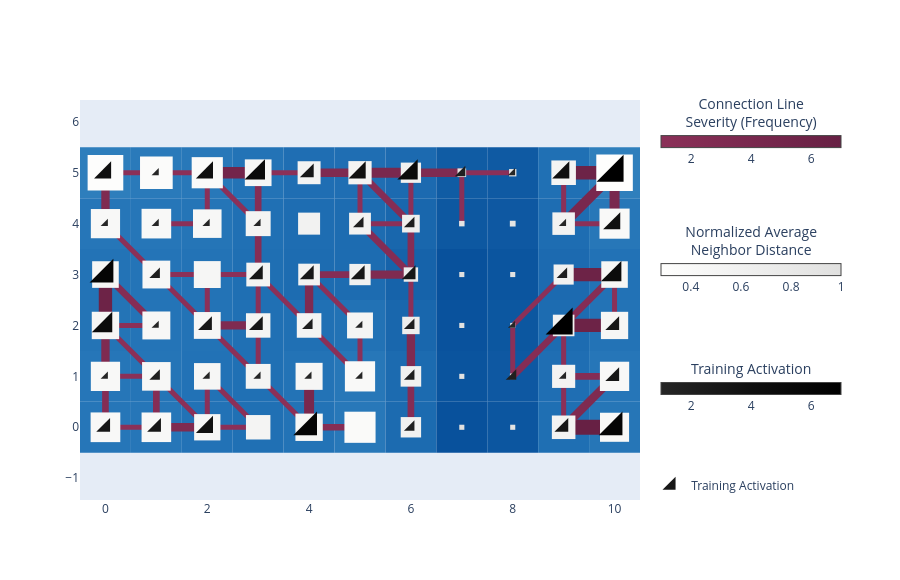

The code cell stored with this chart in its notebook:
### Code cell
basin.pond(base_style="iceflock") \
    .rhizome_layer() \
    .pad_layer() \
    .petal_layer() \
    .visualize();

### Figure 1 — Plotly figure (JSON) as saved in the notebook; plotly's stock layout.template omitted (floating-point values rounded to 4 significant figures)
{"data": [{"hoverinfo": "none", "marker": {"cmax": 7, "cmin": 1, "color": [1], "colorbar": {"len": 200, "lenmode": "pixels", "orientation": "h", "thickness": 12, "title": {"side": "top", "text": "Connection Line<br>Severity (Frequency)"}, "x": 1.02, "xanchor": "left", "y": 0.92, "yanchor": "middle"}, "colorscale": [[0, "rgb(139, 48, 88)"], [1, "rgb(103, 32, 68)"]], "showscale": true}, "mode": "markers", "showlegend": false, "type": "scatter", "x": [null], "y": [null]}, {"hoverinfo": "none", "marker": {"cmax": 1, "cmin": 0.2818, "color": [0.2818], "colorbar": {"len": 200, "lenmode": "pixels", "orientation": "h", "thickness": 12, "title": {"side": "top", "text": "Normalized Average<br>Neighbor Distance"}, "x": 1.02, "xanchor": "left", "y": 0.6, "yanchor": "middle"}, "colorscale": [[0, "rgb(254, 254, 253)"], [1, "rgb(224, 224, 223)"]], "showscale": true}, "mode": "markers", "showlegend": false, "type": "scatter", "x": [null], "y": [null]}, {"legendgroup": "petal", "marker": {"cmax": 7, "cmin": 1, "color": [3, 3, 4, 6, 2, 3, 6, 1, 2, 1, 1, 1, 1, 2, 2, 1, 3, 5, 1, 3, 3, 2, 1, 2, 1, 7, 3, 6, 2, 3, 3, 3, 3, 2, 5, 1, 1, 1, 1, 2, 2, 1, 4, 4, 1, 4, 5, 3, 4, 5, 2, 1, 4, 7], "colorbar": {"len": 200, "lenmode": "pixels", "orientation": "h", "thickness": 12, "title": {"side": "top", "text": "Training Activation"}, "x": 1.02, "xanchor": "left", "y": 0.28, "yanchor": "middle"}, "colorscale": [[0, "rgb(38, 38, 38)"], [0.5, "rgb(16, 16, 16)"], [1, "rgb(0, 0, 0)"]], "line": {"color": [3, 3, 4, 6, 2, 3, 6, 1, 2, 1, 1, 1, 1, 2, 2, 1, 3, 5, 1, 3, 3, 2, 1, 2, 1, 7, 3, 6, 2, 3, 3, 3, 3, 2, 5, 1, 1, 1, 1, 2, 2, 1, 4, 4, 1, 4, 5, 3, 4, 5, 2, 1, 4, 7], "colorscale": [[0, "rgb(38, 38, 38)"], [0.5, "rgb(16, 16, 16)"], [1, "rgb(0, 0, 0)"]], "width": 0}, "opacity": 1, "showscale": true, "size": [15.33, 15.33, 19.0, 26.33, 11.67, 15.33, 26.33, 8.0, 11.67, 8.0, 8.0, 8.0, 8.0, 11.67, 11.67, 8.0, 15.33, 22.67, 8.0, 15.33, 15.33, 11.67, 8.0, 11.67, 8.0, 30.0, 15.33, 26.33, 11.67, 15.33, 15.33, 15.33, 15.33, 11.67, 22.67, 8.0, 8.0, 8.0, 8.0, 11.67, 11.67, 8.0, 19.0, 19.0, 8.0, 19.0, 22.67, 15.33, 19.0, 22.67, 11.67, 8.0, 19.0, 30.0], "symbol": "triangle-se"}, "mode": "markers", "name": "Training Activation", "type": "scatter", "x": [0, 1, 2, 4, 6, 9, 10, 0, 1, 2, 3, 4, 5, 6, 8, 9, 10, 0, 1, 2, 3, 4, 5, 6, 8, 9, 10, 0, 1, 3, 4, 5, 6, 9, 10, 0, 1, 2, 3, 5, 6, 9, 10, 0, 1, 2, 3, 4, 5, 6, 7, 8, 9, 10], "y": [0, 0, 0, 0, 0, 0, 0, 1, 1, 1, 1, 1, 1, 1, 1, 1, 1, 2, 2, 2, 2, 2, 2, 2, 2, 2, 2, 3, 3, 3, 3, 3, 3, 3, 3, 4, 4, 4, 4, 4, 4, 4, 4, 5, 5, 5, 5, 5, 5, 5, 5, 5, 5, 5]}], "layout": {"autosize": true, "height": 580, "legend": {"x": 1.02, "xanchor": "left", "y": 0, "yanchor": "bottom"}, "margin": {"r": 260}, "shapes": [{"fillcolor": "rgb(38, 118, 184)", "layer": "between", "line": {"width": 0}, "type": "rect", "x0": -0.5, "x1": 0.5, "xref": "x", "y0": -0.5, "y1": 0.5, "yref": "y"}, {"fillcolor": "rgb(38, 118, 184)", "layer": "between", "line": {"width": 0}, "type": "rect", "x0": 0.5, "x1": 1.5, "xref": "x", "y0": -0.5, "y1": 0.5, "yref": "y"}, {"fillcolor": "rgb(34, 114, 182)", "layer": "between", "line": {"width": 0}, "type": "rect", "x0": 1.5, "x1": 2.5, "xref": "x", "y0": -0.5, "y1": 0.5, "yref": "y"}, {"fillcolor": "rgb(32, 112, 180)", "layer": "between", "line": {"width": 0}, "type": "rect", "x0": 2.5, "x1": 3.5, "xref": "x", "y0": -0.5, "y1": 0.5, "yref": "y"}, {"fillcolor": "rgb(35, 115, 182)", "layer": "between", "line": {"width": 0}, "type": "rect", "x0": 3.5, "x1": 4.5, "xref": "x", "y0": -0.5, "y1": 0.5, "yref": "y"}, {"fillcolor": "rgb(40, 120, 185)", "layer": "between", "line": {"width": 0}, "type": "rect", "x0": 4.5, "x1": 5.5, "xref": "x", "y0": -0.5, "y1": 0.5, "yref": "y"}, {"fillcolor": "rgb(28, 107, 176)", "layer": "between", "line": {"width": 0}, "type": "rect", "x0": 5.5, "x1": 6.5, "xref": "x", "y0": -0.5, "y1": 0.5, "yref": "y"}, {"fillcolor": "rgb(8, 81, 156)", "layer": "between", "line": {"width": 0}, "type": "rect", "x0": 6.5, "x1": 7.5, "xref": "x", "y0": -0.5, "y1": 0.5, "yref": "y"}, {"fillcolor": "rgb(12, 86, 160)", "layer": "between", "line": {"width": 0}, "type": "rect", "x0": 7.5, "x1": 8.5, "xref": "x", "y0": -0.5, "y1": 0.5, "yref": "y"}, {"fillcolor": "rgb(31, 111, 179)", "layer": "between", "line": {"width": 0}, "type": "rect", "x0": 8.5, "x1": 9.5, "xref": "x", "y0": -0.5, "y1": 0.5, "yref": "y"}, {"fillcolor": "rgb(38, 118, 183)", "layer": "between", "line": {"width": 0}, "type": "rect", "x0": 9.5, "x1": 10.5, "xref": "x", "y0": -0.5, "y1": 0.5, "yref": "y"}, {"fillcolor": "rgb(38, 118, 184)", "layer": "between", "line": {"width": 0}, "type": "rect", "x0": -0.5, "x1": 0.5, "xref": "x", "y0": 0.5, "y1": 1.5, "yref": "y"}, {"fillcolor": "rgb(37, 117, 183)", "layer": "between", "line": {"width": 0}, "type": "rect", "x0": 0.5, "x1": 1.5, "xref": "x", "y0": 0.5, "y1": 1.5, "yref": "y"}, {"fillcolor": "rgb(34, 114, 182)", "layer": "between", "line": {"width": 0}, "type": "rect", "x0": 1.5, "x1": 2.5, "xref": "x", "y0": 0.5, "y1": 1.5, "yref": "y"}, {"fillcolor": "rgb(32, 112, 180)", "layer": "between", "line": {"width": 0}, "type": "rect", "x0": 2.5, "x1": 3.5, "xref": "x", "y0": 0.5, "y1": 1.5, "yref": "y"}, {"fillcolor": "rgb(35, 115, 182)", "layer": "between", "line": {"width": 0}, "type": "rect", "x0": 3.5, "x1": 4.5, "xref": "x", "y0": 0.5, "y1": 1.5, "yref": "y"}, {"fillcolor": "rgb(39, 119, 184)", "layer": "between", "line": {"width": 0}, "type": "rect", "x0": 4.5, "x1": 5.5, "xref": "x", "y0": 0.5, "y1": 1.5, "yref": "y"}, {"fillcolor": "rgb(28, 107, 176)", "layer": "between", "line": {"width": 0}, "type": "rect", "x0": 5.5, "x1": 6.5, "xref": "x", "y0": 0.5, "y1": 1.5, "yref": "y"}, {"fillcolor": "rgb(10, 84, 158)", "layer": "between", "line": {"width": 0}, "type": "rect", "x0": 6.5, "x1": 7.5, "xref": "x", "y0": 0.5, "y1": 1.5, "yref": "y"}, {"fillcolor": "rgb(14, 88, 162)", "layer": "between", "line": {"width": 0}, "type": "rect", "x0": 7.5, "x1": 8.5, "xref": "x", "y0": 0.5, "y1": 1.5, "yref": "y"}, {"fillcolor": "rgb(31, 110, 179)", "layer": "between", "line": {"width": 0}, "type": "rect", "x0": 8.5, "x1": 9.5, "xref": "x", "y0": 0.5, "y1": 1.5, "yref": "y"}, {"fillcolor": "rgb(38, 118, 184)", "layer": "between", "line": {"width": 0}, "type": "rect", "x0": 9.5, "x1": 10.5, "xref": "x", "y0": 0.5, "y1": 1.5, "yref": "y"}, {"fillcolor": "rgb(36, 116, 182)", "layer": "between", "line": {"width": 0}, "type": "rect", "x0": -0.5, "x1": 0.5, "xref": "x", "y0": 1.5, "y1": 2.5, "yref": "y"}, {"fillcolor": "rgb(36, 116, 183)", "layer": "between", "line": {"width": 0}, "type": "rect", "x0": 0.5, "x1": 1.5, "xref": "x", "y0": 1.5, "y1": 2.5, "yref": "y"}, {"fillcolor": "rgb(35, 115, 182)", "layer": "between", "line": {"width": 0}, "type": "rect", "x0": 1.5, "x1": 2.5, "xref": "x", "y0": 1.5, "y1": 2.5, "yref": "y"}, {"fillcolor": "rgb(32, 112, 180)", "layer": "between", "line": {"width": 0}, "type": "rect", "x0": 2.5, "x1": 3.5, "xref": "x", "y0": 1.5, "y1": 2.5, "yref": "y"}, {"fillcolor": "rgb(32, 112, 180)", "layer": "between", "line": {"width": 0}, "type": "rect", "x0": 3.5, "x1": 4.5, "xref": "x", "y0": 1.5, "y1": 2.5, "yref": "y"}, {"fillcolor": "rgb(34, 114, 181)", "layer": "between", "line": {"width": 0}, "type": "rect", "x0": 4.5, "x1": 5.5, "xref": "x", "y0": 1.5, "y1": 2.5, "yref": "y"}, {"fillcolor": "rgb(25, 103, 173)", "layer": "between", "line": {"width": 0}, "type": "rect", "x0": 5.5, "x1": 6.5, "xref": "x", "y0": 1.5, "y1": 2.5, "yref": "y"}, {"fillcolor": "rgb(9, 82, 157)", "layer": "between", "line": {"width": 0}, "type": "rect", "x0": 6.5, "x1": 7.5, "xref": "x", "y0": 1.5, "y1": 2.5, "yref": "y"}, {"fillcolor": "rgb(12, 87, 160)", "layer": "between", "line": {"width": 0}, "type": "rect", "x0": 7.5, "x1": 8.5, "xref": "x", "y0": 1.5, "y1": 2.5, "yref": "y"}, {"fillcolor": "rgb(29, 108, 177)", "layer": "between", "line": {"width": 0}, "type": "rect", "x0": 8.5, "x1": 9.5, "xref": "x", "y0": 1.5, "y1": 2.5, "yref": "y"}, {"fillcolor": "rgb(35, 115, 182)", "layer": "between", "line": {"width": 0}, "type": "rect", "x0": 9.5, "x1": 10.5, "xref": "x", "y0": 1.5, "y1": 2.5, "yref": "y"}, {"fillcolor": "rgb(35, 115, 182)", "layer": "between", "line": {"width": 0}, "type": "rect", "x0": -0.5, "x1": 0.5, "xref": "x", "y0": 2.5, "y1": 3.5, "yref": "y"}, {"fillcolor": "rgb(36, 116, 183)", "layer": "between", "line": {"width": 0}, "type": "rect", "x0": 0.5, "x1": 1.5, "xref": "x", "y0": 2.5, "y1": 3.5, "yref": "y"}, {"fillcolor": "rgb(35, 115, 182)", "layer": "between", "line": {"width": 0}, "type": "rect", "x0": 1.5, "x1": 2.5, "xref": "x", "y0": 2.5, "y1": 3.5, "yref": "y"}, {"fillcolor": "rgb(31, 111, 179)", "layer": "between", "line": {"width": 0}, "type": "rect", "x0": 2.5, "x1": 3.5, "xref": "x", "y0": 2.5, "y1": 3.5, "yref": "y"}, {"fillcolor": "rgb(29, 108, 177)", "layer": "between", "line": {"width": 0}, "type": "rect", "x0": 3.5, "x1": 4.5, "xref": "x", "y0": 2.5, "y1": 3.5, "yref": "y"}, {"fillcolor": "rgb(29, 108, 177)", "layer": "between", "line": {"width": 0}, "type": "rect", "x0": 4.5, "x1": 5.5, "xref": "x", "y0": 2.5, "y1": 3.5, "yref": "y"}, {"fillcolor": "rgb(22, 99, 170)", "layer": "between", "line": {"width": 0}, "type": "rect", "x0": 5.5, "x1": 6.5, "xref": "x", "y0": 2.5, "y1": 3.5, "yref": "y"}, {"fillcolor": "rgb(8, 81, 156)", "layer": "between", "line": {"width": 0}, "type": "rect", "x0": 6.5, "x1": 7.5, "xref": "x", "y0": 2.5, "y1": 3.5, "yref": "y"}, {"fillcolor": "rgb(11, 85, 159)", "layer": "between", "line": {"width": 0}, "type": "rect", "x0": 7.5, "x1": 8.5, "xref": "x", "y0": 2.5, "y1": 3.5, "yref": "y"}, {"fillcolor": "rgb(28, 106, 176)", "layer": "between", "line": {"width": 0}, "type": "rect", "x0": 8.5, "x1": 9.5, "xref": "x", "y0": 2.5, "y1": 3.5, "yref": "y"}, {"fillcolor": "rgb(34, 114, 182)", "layer": "between", "line": {"width": 0}, "type": "rect", "x0": 9.5, "x1": 10.5, "xref": "x", "y0": 2.5, "y1": 3.5, "yref": "y"}, {"fillcolor": "rgb(38, 118, 184)", "layer": "between", "line": {"width": 0}, "type": "rect", "x0": -0.5, "x1": 0.5, "xref": "x", "y0": 3.5, "y1": 4.5, "yref": "y"}, {"fillcolor": "rgb(38, 118, 184)", "layer": "between", "line": {"width": 0}, "type": "rect", "x0": 0.5, "x1": 1.5, "xref": "x", "y0": 3.5, "y1": 4.5, "yref": "y"}, {"fillcolor": "rgb(37, 117, 183)", "layer": "between", "line": {"width": 0}, "type": "rect", "x0": 1.5, "x1": 2.5, "xref": "x", "y0": 3.5, "y1": 4.5, "yref": "y"}, {"fillcolor": "rgb(32, 112, 180)", "layer": "between", "line": {"width": 0}, "type": "rect", "x0": 2.5, "x1": 3.5, "xref": "x", "y0": 3.5, "y1": 4.5, "yref": "y"}, {"fillcolor": "rgb(30, 109, 178)", "layer": "between", "line": {"width": 0}, "type": "rect", "x0": 3.5, "x1": 4.5, "xref": "x", "y0": 3.5, "y1": 4.5, "yref": "y"}, {"fillcolor": "rgb(29, 108, 177)", "layer": "between", "line": {"width": 0}, "type": "rect", "x0": 4.5, "x1": 5.5, "xref": "x", "y0": 3.5, "y1": 4.5, "yref": "y"}, {"fillcolor": "rgb(25, 103, 173)", "layer": "between", "line": {"width": 0}, "type": "rect", "x0": 5.5, "x1": 6.5, "xref": "x", "y0": 3.5, "y1": 4.5, "yref": "y"}, {"fillcolor": "rgb(13, 88, 161)", "layer": "between", "line": {"width": 0}, "type": "rect", "x0": 6.5, "x1": 7.5, "xref": "x", "y0": 3.5, "y1": 4.5, "yref": "y"}, {"fillcolor": "rgb(14, 88, 162)", "layer": "between", "line": {"width": 0}, "type": "rect", "x0": 7.5, "x1": 8.5, "xref": "x", "y0": 3.5, "y1": 4.5, "yref": "y"}, {"fillcolor": "rgb(30, 109, 178)", "layer": "between", "line": {"width": 0}, "type": "rect", "x0": 8.5, "x1": 9.5, "xref": "x", "y0": 3.5, "y1": 4.5, "yref": "y"}, {"fillcolor": "rgb(39, 119, 184)", "layer": "between", "line": {"width": 0}, "type": "rect", "x0": 9.5, "x1": 10.5, "xref": "x", "y0": 3.5, "y1": 4.5, "yref": "y"}, {"fillcolor": "rgb(46, 126, 188)", "layer": "between", "line": {"width": 0}, "type": "rect", "x0": -0.5, "x1": 0.5, "xref": "x", "y0": 4.5, "y1": 5.5, "yref": "y"}, {"fillcolor": "rgb(42, 122, 186)", "layer": "between", "line": {"width": 0}, "type": "rect", "x0": 0.5, "x1": 1.5, "xref": "x", "y0": 4.5, "y1": 5.5, "yref": "y"}, {"fillcolor": "rgb(40, 120, 185)", "layer": "between", "line": {"width": 0}, "type": "rect", "x0": 1.5, "x1": 2.5, "xref": "x", "y0": 4.5, "y1": 5.5, "yref": "y"}, {"fillcolor": "rgb(35, 115, 182)", "layer": "between", "line": {"width": 0}, "type": "rect", "x0": 2.5, "x1": 3.5, "xref": "x", "y0": 4.5, "y1": 5.5, "yref": "y"}, {"fillcolor": "rgb(31, 110, 179)", "layer": "between", "line": {"width": 0}, "type": "rect", "x0": 3.5, "x1": 4.5, "xref": "x", "y0": 4.5, "y1": 5.5, "yref": "y"}, {"fillcolor": "rgb(31, 110, 179)", "layer": "between", "line": {"width": 0}, "type": "rect", "x0": 4.5, "x1": 5.5, "xref": "x", "y0": 4.5, "y1": 5.5, "yref": "y"}, {"fillcolor": "rgb(28, 106, 176)", "layer": "between", "line": {"width": 0}, "type": "rect", "x0": 5.5, "x1": 6.5, "xref": "x", "y0": 4.5, "y1": 5.5, "yref": "y"}, {"fillcolor": "rgb(16, 92, 164)", "layer": "between", "line": {"width": 0}, "type": "rect", "x0": 6.5, "x1": 7.5, "xref": "x", "y0": 4.5, "y1": 5.5, "yref": "y"}, {"fillcolor": "rgb(15, 90, 163)", "layer": "between", "line": {"width": 0}, "type": "rect", "x0": 7.5, "x1": 8.5, "xref": "x", "y0": 4.5, "y1": 5.5, "yref": "y"}, {"fillcolor": "rgb(32, 112, 180)", "layer": "between", "line": {"width": 0}, "type": "rect", "x0": 8.5, "x1": 9.5, "xref": "x", "y0": 4.5, "y1": 5.5, "yref": "y"}, {"fillcolor": "rgb(47, 127, 188)", "layer": "between", "line": {"width": 0}, "type": "rect", "x0": 9.5, "x1": 10.5, "xref": "x", "y0": 4.5, "y1": 5.5, "yref": "y"}, {"layer": "between", "line": {"color": "rgb(139, 48, 88)", "width": 5}, "type": "line", "x0": 0, "x1": 1, "y0": 0, "y1": 0}, {"layer": "between", "line": {"color": "rgb(133, 45, 85)", "width": 6.667}, "type": "line", "x0": 0, "x1": 0, "y0": 0, "y1": 1}, {"layer": "between", "line": {"color": "rgb(127, 43, 81)", "width": 8.333}, "type": "line", "x0": 1, "x1": 2, "y0": 0, "y1": 0}, {"layer": "between", "line": {"color": "rgb(133, 45, 85)", "width": 6.667}, "type": "line", "x0": 1, "x1": 1, "y0": 0, "y1": 1}, {"layer": "between", "line": {"color": "rgb(139, 48, 88)", "width": 5}, "type": "line", "x0": 2, "x1": 3, "y0": 0, "y1": 0}, {"layer": "between", "line": {"color": "rgb(139, 48, 88)", "width": 5}, "type": "line", "x0": 2, "x1": 1, "y0": 0, "y1": 1}, {"layer": "between", "line": {"color": "rgb(139, 48, 88)", "width": 5}, "type": "line", "x0": 2, "x1": 2, "y0": 0, "y1": 1}, {"layer": "between", "line": {"color": "rgb(139, 48, 88)", "width": 5}, "type": "line", "x0": 3, "x1": 2, "y0": 0, "y1": 1}, {"layer": "between", "line": {"color": "rgb(133, 45, 85)", "width": 6.667}, "type": "line", "x0": 4, "x1": 5, "y0": 0, "y1": 0}, {"layer": "between", "line": {"color": "rgb(139, 48, 88)", "width": 5}, "type": "line", "x0": 4, "x1": 3, "y0": 0, "y1": 1}, {"layer": "between", "line": {"color": "rgb(121, 40, 78)", "width": 10}, "type": "line", "x0": 4, "x1": 4, "y0": 0, "y1": 1}, {"layer": "between", "line": {"color": "rgb(133, 45, 85)", "width": 6.667}, "type": "line", "x0": 6, "x1": 6, "y0": 0, "y1": 1}, {"layer": "between", "line": {"color": "rgb(103, 32, 68)", "width": 15}, "type": "line", "x0": 9, "x1": 10, "y0": 0, "y1": 0}, {"layer": "between", "line": {"color": "rgb(139, 48, 88)", "width": 5}, "type": "line", "x0": 9, "x1": 9, "y0": 0, "y1": 1}, {"layer": "between", "line": {"color": "rgb(127, 43, 81)", "width": 8.333}, "type": "line", "x0": 9, "x1": 10, "y0": 0, "y1": 1}, {"layer": "between", "line": {"color": "rgb(139, 48, 88)", "width": 5}, "type": "line", "x0": 0, "x1": 1, "y0": 1, "y1": 1}, {"layer": "between", "line": {"color": "rgb(127, 43, 81)", "width": 8.333}, "type": "line", "x0": 0, "x1": 0, "y0": 1, "y1": 2}, {"layer": "between", "line": {"color": "rgb(139, 48, 88)", "width": 5}, "type": "line", "x0": 1, "x1": 0, "y0": 1, "y1": 2}, {"layer": "between", "line": {"color": "rgb(139, 48, 88)", "width": 5}, "type": "line", "x0": 3, "x1": 2, "y0": 1, "y1": 2}, {"layer": "between", "line": {"color": "rgb(139, 48, 88)", "width": 5}, "type": "line", "x0": 3, "x1": 3, "y0": 1, "y1": 2}, {"layer": "between", "line": {"color": "rgb(139, 48, 88)", "width": 5}, "type": "line", "x0": 5, "x1": 4, "y0": 1, "y1": 2}, {"layer": "between", "line": {"color": "rgb(139, 48, 88)", "width": 5}, "type": "line", "x0": 5, "x1": 5, "y0": 1, "y1": 2}, {"layer": "between", "line": {"color": "rgb(127, 43, 81)", "width": 8.333}, "type": "line", "x0": 6, "x1": 6, "y0": 1, "y1": 2}, {"layer": "between", "line": {"color": "rgb(139, 48, 88)", "width": 5}, "type": "line", "x0": 8, "x1": 8, "y0": 1, "y1": 2}, {"layer": "between", "line": {"color": "rgb(133, 45, 85)", "width": 6.667}, "type": "line", "x0": 8, "x1": 9, "y0": 1, "y1": 2}, {"layer": "between", "line": {"color": "rgb(133, 45, 85)", "width": 6.667}, "type": "line", "x0": 9, "x1": 10, "y0": 1, "y1": 1}, {"layer": "between", "line": {"color": "rgb(139, 48, 88)", "width": 5}, "type": "line", "x0": 9, "x1": 9, "y0": 1, "y1": 2}, {"layer": "between", "line": {"color": "rgb(139, 48, 88)", "width": 5}, "type": "line", "x0": 0, "x1": 1, "y0": 2, "y1": 2}, {"layer": "between", "line": {"color": "rgb(109, 35, 71)", "width": 13.33}, "type": "line", "x0": 0, "x1": 0, "y0": 2, "y1": 3}, {"layer": "between", "line": {"color": "rgb(133, 45, 85)", "width": 6.667}, "type": "line", "x0": 1, "x1": 0, "y0": 2, "y1": 3}, {"layer": "between", "line": {"color": "rgb(127, 43, 81)", "width": 8.333}, "type": "line", "x0": 2, "x1": 3, "y0": 2, "y1": 2}, {"layer": "between", "line": {"color": "rgb(139, 48, 88)", "width": 5}, "type": "line", "x0": 2, "x1": 1, "y0": 2, "y1": 3}, {"layer": "between", "line": {"color": "rgb(139, 48, 88)", "width": 5}, "type": "line", "x0": 2, "x1": 2, "y0": 2, "y1": 3}, {"layer": "between", "line": {"color": "rgb(139, 48, 88)", "width": 5}, "type": "line", "x0": 3, "x1": 3, "y0": 2, "y1": 3}, {"layer": "between", "line": {"color": "rgb(139, 48, 88)", "width": 5}, "type": "line", "x0": 4, "x1": 3, "y0": 2, "y1": 3}, {"layer": "between", "line": {"color": "rgb(127, 43, 81)", "width": 8.333}, "type": "line", "x0": 4, "x1": 4, "y0": 2, "y1": 3}, {"layer": "between", "line": {"color": "rgb(139, 48, 88)", "width": 5}, "type": "line", "x0": 5, "x1": 4, "y0": 2, "y1": 3}, {"layer": "between", "line": {"color": "rgb(139, 48, 88)", "width": 5}, "type": "line", "x0": 6, "x1": 6, "y0": 2, "y1": 3}, {"layer": "between", "line": {"color": "rgb(139, 48, 88)", "width": 5}, "type": "line", "x0": 8, "x1": 9, "y0": 2, "y1": 3}, {"layer": "between", "line": {"color": "rgb(109, 35, 71)", "width": 13.33}, "type": "line", "x0": 9, "x1": 10, "y0": 2, "y1": 2}, {"layer": "between", "line": {"color": "rgb(133, 45, 85)", "width": 6.667}, "type": "line", "x0": 9, "x1": 10, "y0": 2, "y1": 3}, {"layer": "between", "line": {"color": "rgb(139, 48, 88)", "width": 5}, "type": "line", "x0": 10, "x1": 10, "y0": 2, "y1": 3}, {"layer": "between", "line": {"color": "rgb(139, 48, 88)", "width": 5}, "type": "line", "x0": 1, "x1": 2, "y0": 3, "y1": 3}, {"layer": "between", "line": {"color": "rgb(139, 48, 88)", "width": 5}, "type": "line", "x0": 1, "x1": 0, "y0": 3, "y1": 4}, {"layer": "between", "line": {"color": "rgb(139, 48, 88)", "width": 5}, "type": "line", "x0": 2, "x1": 3, "y0": 3, "y1": 3}, {"layer": "between", "line": {"color": "rgb(133, 45, 85)", "width": 6.667}, "type": "line", "x0": 3, "x1": 3, "y0": 3, "y1": 4}, {"layer": "between", "line": {"color": "rgb(133, 45, 85)", "width": 6.667}, "type": "line", "x0": 4, "x1": 5, "y0": 3, "y1": 3}, {"layer": "between", "line": {"color": "rgb(127, 43, 81)", "width": 8.333}, "type": "line", "x0": 5, "x1": 6, "y0": 3, "y1": 3}, {"layer": "between", "line": {"color": "rgb(133, 45, 85)", "width": 6.667}, "type": "line", "x0": 6, "x1": 5, "y0": 3, "y1": 4}, {"layer": "between", "line": {"color": "rgb(133, 45, 85)", "width": 6.667}, "type": "line", "x0": 6, "x1": 6, "y0": 3, "y1": 4}, {"layer": "between", "line": {"color": "rgb(109, 35, 71)", "width": 13.33}, "type": "line", "x0": 9, "x1": 10, "y0": 3, "y1": 3}, {"layer": "between", "line": {"color": "rgb(127, 43, 81)", "width": 8.333}, "type": "line", "x0": 0, "x1": 0, "y0": 4, "y1": 5}, {"layer": "between", "line": {"color": "rgb(139, 48, 88)", "width": 5}, "type": "line", "x0": 1, "x1": 2, "y0": 4, "y1": 4}, {"layer": "between", "line": {"color": "rgb(139, 48, 88)", "width": 5}, "type": "line", "x0": 2, "x1": 2, "y0": 4, "y1": 5}, {"layer": "between", "line": {"color": "rgb(139, 48, 88)", "width": 5}, "type": "line", "x0": 3, "x1": 2, "y0": 4, "y1": 5}, {"layer": "between", "line": {"color": "rgb(133, 45, 85)", "width": 6.667}, "type": "line", "x0": 3, "x1": 3, "y0": 4, "y1": 5}, {"layer": "between", "line": {"color": "rgb(139, 48, 88)", "width": 5}, "type": "line", "x0": 5, "x1": 6, "y0": 4, "y1": 4}, {"layer": "between", "line": {"color": "rgb(139, 48, 88)", "width": 5}, "type": "line", "x0": 5, "x1": 5, "y0": 4, "y1": 5}, {"layer": "between", "line": {"color": "rgb(133, 45, 85)", "width": 6.667}, "type": "line", "x0": 6, "x1": 5, "y0": 4, "y1": 5}, {"layer": "between", "line": {"color": "rgb(139, 48, 88)", "width": 5}, "type": "line", "x0": 6, "x1": 6, "y0": 4, "y1": 5}, {"layer": "between", "line": {"color": "rgb(139, 48, 88)", "width": 5}, "type": "line", "x0": 7, "x1": 7, "y0": 4, "y1": 5}, {"layer": "between", "line": {"color": "rgb(139, 48, 88)", "width": 5}, "type": "line", "x0": 9, "x1": 10, "y0": 4, "y1": 4}, {"layer": "between", "line": {"color": "rgb(139, 48, 88)", "width": 5}, "type": "line", "x0": 9, "x1": 9, "y0": 4, "y1": 5}, {"layer": "between", "line": {"color": "rgb(121, 40, 78)", "width": 10}, "type": "line", "x0": 9, "x1": 10, "y0": 4, "y1": 5}, {"layer": "between", "line": {"color": "rgb(121, 40, 78)", "width": 10}, "type": "line", "x0": 10, "x1": 10, "y0": 4, "y1": 5}, {"layer": "between", "line": {"color": "rgb(139, 48, 88)", "width": 5}, "type": "line", "x0": 0, "x1": 1, "y0": 5, "y1": 5}, {"layer": "between", "line": {"color": "rgb(139, 48, 88)", "width": 5}, "type": "line", "x0": 1, "x1": 2, "y0": 5, "y1": 5}, {"layer": "between", "line": {"color": "rgb(115, 37, 75)", "width": 11.67}, "type": "line", "x0": 2, "x1": 3, "y0": 5, "y1": 5}, {"layer": "between", "line": {"color": "rgb(139, 48, 88)", "width": 5}, "type": "line", "x0": 3, "x1": 4, "y0": 5, "y1": 5}, {"layer": "between", "line": {"color": "rgb(127, 43, 81)", "width": 8.333}, "type": "line", "x0": 4, "x1": 5, "y0": 5, "y1": 5}, {"layer": "between", "line": {"color": "rgb(121, 40, 78)", "width": 10}, "type": "line", "x0": 5, "x1": 6, "y0": 5, "y1": 5}, {"layer": "between", "line": {"color": "rgb(127, 43, 81)", "width": 8.333}, "type": "line", "x0": 6, "x1": 7, "y0": 5, "y1": 5}, {"layer": "between", "line": {"color": "rgb(139, 48, 88)", "width": 5}, "type": "line", "x0": 7, "x1": 8, "y0": 5, "y1": 5}, {"layer": "between", "line": {"color": "rgb(109, 35, 71)", "width": 13.33}, "type": "line", "x0": 9, "x1": 10, "y0": 5, "y1": 5}, {"fillcolor": "rgb(248, 248, 247)", "layer": "between", "line": {"width": 0}, "type": "rect", "x0": -0.2916, "x1": 0.2916, "xref": "x", "y0": -0.2916, "y1": 0.2916, "yref": "y"}, {"fillcolor": "rgb(248, 248, 247)", "layer": "between", "line": {"width": 0}, "type": "rect", "x0": 0.7094, "x1": 1.291, "xref": "x", "y0": -0.2906, "y1": 0.2906, "yref": "y"}, {"fillcolor": "rgb(246, 246, 245)", "layer": "between", "line": {"width": 0}, "type": "rect", "x0": 1.742, "x1": 2.258, "xref": "x", "y0": -0.2583, "y1": 0.2583, "yref": "y"}, {"fillcolor": "rgb(244, 244, 243)", "layer": "between", "line": {"width": 0}, "type": "rect", "x0": 2.76, "x1": 3.24, "xref": "x", "y0": -0.2402, "y1": 0.2402, "yref": "y"}, {"fillcolor": "rgb(246, 246, 245)", "layer": "between", "line": {"width": 0}, "type": "rect", "x0": 3.731, "x1": 4.269, "xref": "x", "y0": -0.2686, "y1": 0.2686, "yref": "y"}, {"fillcolor": "rgb(250, 250, 249)", "layer": "between", "line": {"width": 0}, "type": "rect", "x0": 4.694, "x1": 5.306, "xref": "x", "y0": -0.3058, "y1": 0.3058, "yref": "y"}, {"fillcolor": "rgb(241, 241, 240)", "layer": "between", "line": {"width": 0}, "type": "rect", "x0": 5.8, "x1": 6.2, "xref": "x", "y0": -0.2001, "y1": 0.2001, "yref": "y"}, {"fillcolor": "rgb(224, 224, 223)", "layer": "between", "line": {"width": 0}, "type": "rect", "x0": 6.95, "x1": 7.05, "xref": "x", "y0": -0.05, "y1": 0.05, "yref": "y"}, {"fillcolor": "rgb(227, 227, 226)", "layer": "between", "line": {"width": 0}, "type": "rect", "x0": 7.95, "x1": 8.05, "xref": "x", "y0": -0.05, "y1": 0.05, "yref": "y"}, {"fillcolor": "rgb(243, 243, 242)", "layer": "between", "line": {"width": 0}, "type": "rect", "x0": 8.769, "x1": 9.231, "xref": "x", "y0": -0.2312, "y1": 0.2312, "yref": "y"}, {"fillcolor": "rgb(248, 248, 247)", "layer": "between", "line": {"width": 0}, "type": "rect", "x0": 9.715, "x1": 10.29, "xref": "x", "y0": -0.2855, "y1": 0.2855, "yref": "y"}, {"fillcolor": "rgb(248, 248, 247)", "layer": "between", "line": {"width": 0}, "type": "rect", "x0": -0.2872, "x1": 0.2872, "xref": "x", "y0": 0.7128, "y1": 1.287, "yref": "y"}, {"fillcolor": "rgb(247, 247, 246)", "layer": "between", "line": {"width": 0}, "type": "rect", "x0": 0.7191, "x1": 1.281, "xref": "x", "y0": 0.7191, "y1": 1.281, "yref": "y"}, {"fillcolor": "rgb(246, 246, 245)", "layer": "between", "line": {"width": 0}, "type": "rect", "x0": 1.739, "x1": 2.261, "xref": "x", "y0": 0.739, "y1": 1.261, "yref": "y"}, {"fillcolor": "rgb(244, 244, 243)", "layer": "between", "line": {"width": 0}, "type": "rect", "x0": 2.756, "x1": 3.244, "xref": "x", "y0": 0.756, "y1": 1.244, "yref": "y"}, {"fillcolor": "rgb(246, 246, 245)", "layer": "between", "line": {"width": 0}, "type": "rect", "x0": 3.734, "x1": 4.266, "xref": "x", "y0": 0.7345, "y1": 1.266, "yref": "y"}, {"fillcolor": "rgb(249, 249, 248)", "layer": "between", "line": {"width": 0}, "type": "rect", "x0": 4.703, "x1": 5.297, "xref": "x", "y0": 0.7032, "y1": 1.297, "yref": "y"}, {"fillcolor": "rgb(241, 241, 240)", "layer": "between", "line": {"width": 0}, "type": "rect", "x0": 5.798, "x1": 6.202, "xref": "x", "y0": 0.7981, "y1": 1.202, "yref": "y"}, {"fillcolor": "rgb(226, 226, 225)", "layer": "between", "line": {"width": 0}, "type": "rect", "x0": 6.95, "x1": 7.05, "xref": "x", "y0": 0.95, "y1": 1.05, "yref": "y"}, {"fillcolor": "rgb(229, 229, 228)", "layer": "between", "line": {"width": 0}, "type": "rect", "x0": 7.944, "x1": 8.056, "xref": "x", "y0": 0.9444, "y1": 1.056, "yref": "y"}, {"fillcolor": "rgb(243, 243, 242)", "layer": "between", "line": {"width": 0}, "type": "rect", "x0": 8.773, "x1": 9.227, "xref": "x", "y0": 0.7728, "y1": 1.227, "yref": "y"}, {"fillcolor": "rgb(248, 248, 247)", "layer": "between", "line": {"width": 0}, "type": "rect", "x0": 9.712, "x1": 10.29, "xref": "x", "y0": 0.7124, "y1": 1.288, "yref": "y"}, {"fillcolor": "rgb(246, 246, 245)", "layer": "between", "line": {"width": 0}, "type": "rect", "x0": -0.269, "x1": 0.269, "xref": "x", "y0": 1.731, "y1": 2.269, "yref": "y"}, {"fillcolor": "rgb(247, 247, 246)", "layer": "between", "line": {"width": 0}, "type": "rect", "x0": 0.7257, "x1": 1.274, "xref": "x", "y0": 1.726, "y1": 2.274, "yref": "y"}, {"fillcolor": "rgb(246, 246, 245)", "layer": "between", "line": {"width": 0}, "type": "rect", "x0": 1.737, "x1": 2.263, "xref": "x", "y0": 1.737, "y1": 2.263, "yref": "y"}, {"fillcolor": "rgb(244, 244, 243)", "layer": "between", "line": {"width": 0}, "type": "rect", "x0": 2.76, "x1": 3.24, "xref": "x", "y0": 1.76, "y1": 2.24, "yref": "y"}, {"fillcolor": "rgb(244, 244, 243)", "layer": "between", "line": {"width": 0}, "type": "rect", "x0": 3.759, "x1": 4.241, "xref": "x", "y0": 1.759, "y1": 2.241, "yref": "y"}, {"fillcolor": "rgb(245, 245, 244)", "layer": "between", "line": {"width": 0}, "type": "rect", "x0": 4.745, "x1": 5.255, "xref": "x", "y0": 1.745, "y1": 2.255, "yref": "y"}, {"fillcolor": "rgb(238, 238, 237)", "layer": "between", "line": {"width": 0}, "type": "rect", "x0": 5.829, "x1": 6.171, "xref": "x", "y0": 1.829, "y1": 2.171, "yref": "y"}, {"fillcolor": "rgb(225, 225, 224)", "layer": "between", "line": {"width": 0}, "type": "rect", "x0": 6.95, "x1": 7.05, "xref": "x", "y0": 1.95, "y1": 2.05, "yref": "y"}, {"fillcolor": "rgb(228, 228, 227)", "layer": "between", "line": {"width": 0}, "type": "rect", "x0": 7.95, "x1": 8.05, "xref": "x", "y0": 1.95, "y1": 2.05, "yref": "y"}, {"fillcolor": "rgb(242, 242, 241)", "layer": "between", "line": {"width": 0}, "type": "rect", "x0": 8.788, "x1": 9.212, "xref": "x", "y0": 1.788, "y1": 2.212, "yref": "y"}, {"fillcolor": "rgb(246, 246, 245)", "layer": "between", "line": {"width": 0}, "type": "rect", "x0": 9.732, "x1": 10.27, "xref": "x", "y0": 1.732, "y1": 2.268, "yref": "y"}, {"fillcolor": "rgb(246, 246, 245)", "layer": "between", "line": {"width": 0}, "type": "rect", "x0": -0.2616, "x1": 0.2616, "xref": "x", "y0": 2.738, "y1": 3.262, "yref": "y"}, {"fillcolor": "rgb(247, 247, 246)", "layer": "between", "line": {"width": 0}, "type": "rect", "x0": 0.7269, "x1": 1.273, "xref": "x", "y0": 2.727, "y1": 3.273, "yref": "y"}, {"fillcolor": "rgb(246, 246, 245)", "layer": "between", "line": {"width": 0}, "type": "rect", "x0": 1.736, "x1": 2.264, "xref": "x", "y0": 2.736, "y1": 3.264, "yref": "y"}, {"fillcolor": "rgb(243, 243, 242)", "layer": "between", "line": {"width": 0}, "type": "rect", "x0": 2.767, "x1": 3.233, "xref": "x", "y0": 2.767, "y1": 3.233, "yref": "y"}, {"fillcolor": "rgb(242, 242, 241)", "layer": "between", "line": {"width": 0}, "type": "rect", "x0": 3.787, "x1": 4.213, "xref": "x", "y0": 2.787, "y1": 3.213, "yref": "y"}, {"fillcolor": "rgb(241, 241, 240)", "layer": "between", "line": {"width": 0}, "type": "rect", "x0": 4.791, "x1": 5.209, "xref": "x", "y0": 2.791, "y1": 3.209, "yref": "y"}, {"fillcolor": "rgb(236, 236, 235)", "layer": "between", "line": {"width": 0}, "type": "rect", "x0": 5.859, "x1": 6.141, "xref": "x", "y0": 2.859, "y1": 3.141, "yref": "y"}, {"fillcolor": "rgb(224, 224, 223)", "layer": "between", "line": {"width": 0}, "type": "rect", "x0": 6.95, "x1": 7.05, "xref": "x", "y0": 2.95, "y1": 3.05, "yref": "y"}, {"fillcolor": "rgb(226, 226, 225)", "layer": "between", "line": {"width": 0}, "type": "rect", "x0": 7.95, "x1": 8.05, "xref": "x", "y0": 2.95, "y1": 3.05, "yref": "y"}, {"fillcolor": "rgb(241, 241, 240)", "layer": "between", "line": {"width": 0}, "type": "rect", "x0": 8.802, "x1": 9.198, "xref": "x", "y0": 2.802, "y1": 3.198, "yref": "y"}, {"fillcolor": "rgb(246, 246, 245)", "layer": "between", "line": {"width": 0}, "type": "rect", "x0": 9.739, "x1": 10.26, "xref": "x", "y0": 2.739, "y1": 3.261, "yref": "y"}, {"fillcolor": "rgb(248, 248, 247)", "layer": "between", "line": {"width": 0}, "type": "rect", "x0": -0.2869, "x1": 0.2869, "xref": "x", "y0": 3.713, "y1": 4.287, "yref": "y"}, {"fillcolor": "rgb(248, 248, 247)", "layer": "between", "line": {"width": 0}, "type": "rect", "x0": 0.7089, "x1": 1.291, "xref": "x", "y0": 3.709, "y1": 4.291, "yref": "y"}, {"fillcolor": "rgb(247, 247, 246)", "layer": "between", "line": {"width": 0}, "type": "rect", "x0": 1.72, "x1": 2.28, "xref": "x", "y0": 3.72, "y1": 4.28, "yref": "y"}, {"fillcolor": "rgb(244, 244, 243)", "layer": "between", "line": {"width": 0}, "type": "rect", "x0": 2.755, "x1": 3.245, "xref": "x", "y0": 3.755, "y1": 4.245, "yref": "y"}, {"fillcolor": "rgb(242, 242, 241)", "layer": "between", "line": {"width": 0}, "type": "rect", "x0": 3.784, "x1": 4.216, "xref": "x", "y0": 3.784, "y1": 4.216, "yref": "y"}, {"fillcolor": "rgb(242, 242, 241)", "layer": "between", "line": {"width": 0}, "type": "rect", "x0": 4.786, "x1": 5.214, "xref": "x", "y0": 3.786, "y1": 4.214, "yref": "y"}, {"fillcolor": "rgb(239, 239, 238)", "layer": "between", "line": {"width": 0}, "type": "rect", "x0": 5.826, "x1": 6.174, "xref": "x", "y0": 3.826, "y1": 4.174, "yref": "y"}, {"fillcolor": "rgb(228, 228, 227)", "layer": "between", "line": {"width": 0}, "type": "rect", "x0": 6.946, "x1": 7.054, "xref": "x", "y0": 3.946, "y1": 4.054, "yref": "y"}, {"fillcolor": "rgb(229, 229, 228)", "layer": "between", "line": {"width": 0}, "type": "rect", "x0": 7.943, "x1": 8.057, "xref": "x", "y0": 3.943, "y1": 4.057, "yref": "y"}, {"fillcolor": "rgb(242, 242, 241)", "layer": "between", "line": {"width": 0}, "type": "rect", "x0": 8.779, "x1": 9.221, "xref": "x", "y0": 3.779, "y1": 4.221, "yref": "y"}, {"fillcolor": "rgb(249, 249, 248)", "layer": "between", "line": {"width": 0}, "type": "rect", "x0": 9.704, "x1": 10.3, "xref": "x", "y0": 3.704, "y1": 4.296, "yref": "y"}, {"fillcolor": "rgb(253, 253, 252)", "layer": "between", "line": {"width": 0}, "type": "rect", "x0": -0.3504, "x1": 0.3504, "xref": "x", "y0": 4.65, "y1": 5.35, "yref": "y"}, {"fillcolor": "rgb(251, 251, 250)", "layer": "between", "line": {"width": 0}, "type": "rect", "x0": 0.679, "x1": 1.321, "xref": "x", "y0": 4.679, "y1": 5.321, "yref": "y"}, {"fillcolor": "rgb(250, 250, 249)", "layer": "between", "line": {"width": 0}, "type": "rect", "x0": 1.694, "x1": 2.306, "xref": "x", "y0": 4.694, "y1": 5.306, "yref": "y"}, {"fillcolor": "rgb(246, 246, 245)", "layer": "between", "line": {"width": 0}, "type": "rect", "x0": 2.738, "x1": 3.262, "xref": "x", "y0": 4.738, "y1": 5.262, "yref": "y"}, {"fillcolor": "rgb(243, 243, 242)", "layer": "between", "line": {"width": 0}, "type": "rect", "x0": 3.774, "x1": 4.226, "xref": "x", "y0": 4.774, "y1": 5.226, "yref": "y"}, {"fillcolor": "rgb(243, 243, 242)", "layer": "between", "line": {"width": 0}, "type": "rect", "x0": 4.772, "x1": 5.228, "xref": "x", "y0": 4.772, "y1": 5.228, "yref": "y"}, {"fillcolor": "rgb(241, 241, 240)", "layer": "between", "line": {"width": 0}, "type": "rect", "x0": 5.801, "x1": 6.199, "xref": "x", "y0": 4.801, "y1": 5.199, "yref": "y"}, {"fillcolor": "rgb(231, 231, 230)", "layer": "between", "line": {"width": 0}, "type": "rect", "x0": 6.915, "x1": 7.085, "xref": "x", "y0": 4.915, "y1": 5.085, "yref": "y"}, {"fillcolor": "rgb(230, 230, 229)", "layer": "between", "line": {"width": 0}, "type": "rect", "x0": 7.928, "x1": 8.072, "xref": "x", "y0": 4.928, "y1": 5.072, "yref": "y"}, {"fillcolor": "rgb(244, 244, 243)", "layer": "between", "line": {"width": 0}, "type": "rect", "x0": 8.759, "x1": 9.241, "xref": "x", "y0": 4.759, "y1": 5.241, "yref": "y"}, {"fillcolor": "rgb(254, 254, 253)", "layer": "between", "line": {"width": 0}, "type": "rect", "x0": 9.641, "x1": 10.36, "xref": "x", "y0": 4.641, "y1": 5.359, "yref": "y"}], "showlegend": true, "xaxis": {"constrain": "domain", "range": [-0.5, 10.5], "scaleanchor": "y", "showgrid": false, "zeroline": false}, "yaxis": {"range": [-0.5, 5.5], "showgrid": false, "zeroline": false}}}
